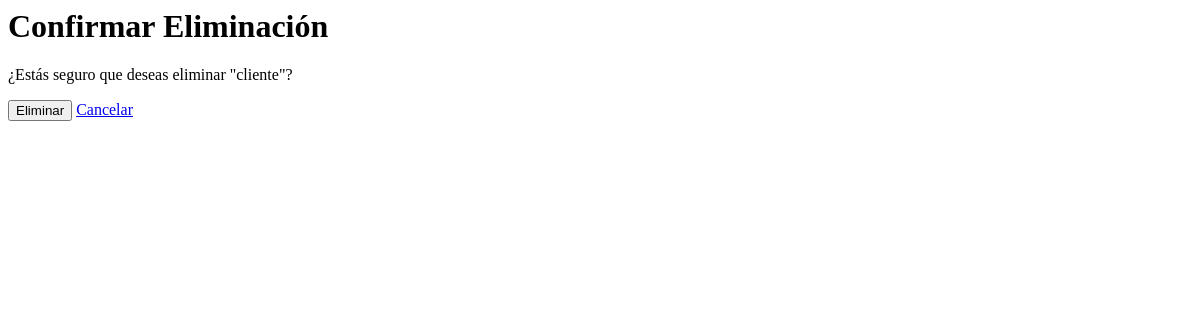
Before: /administrar/eliminar-usuario/3/ with the older database file.
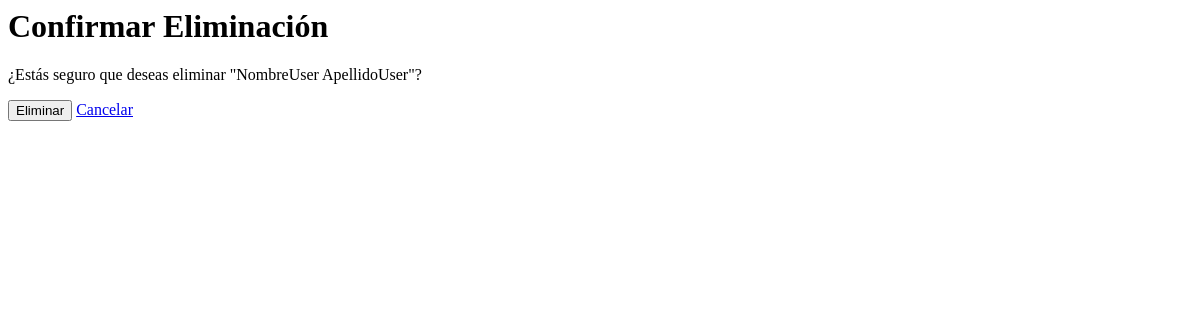
After: the same page with the newer database file.
### aplicacion/models.py (models this page shows, shortened)
class Usuario(models.Model):
    IdUsuario = models.AutoField(primary_key=True)
    tipo_usuario = models.ForeignKey(TipoUsuario, on_delete=models.CASCADE)
    nombre = models.CharField(max_length=255)
    email = models.EmailField(unique=True)
    password = models.CharField(max_length=255)

### aplicacion/views.py (the view)
# urls.py: path('eliminar-usuario/<int:pk>/', views.eliminar_usuario, name='eliminar_usuario'),
@csrf_exempt
def eliminar_usuario(request, pk):
    usuario = get_object_or_404(Usuario, IdUsuario=pk)
    if request.method == 'POST':
        usuario.delete()
        return redirect('../../administrar/mantenedorUsuarios/')
    return render(request, 'aplicacion/confirma_eliminarUsuario.html', {'usuario': usuario})

### aplicacion/templates/aplicacion/confirma_eliminarUsuario.html (shortened to what this page needs)
{% block content %}
<div class="container mt-5">
    <h1 class="text-center">Confirmar Eliminación</h1>
    <div class="card mt-4">
        <div class="card-body">
            <p>¿Estás seguro que deseas eliminar "{{ usuario.nombre }}"?</p>
            <form method="POST">
                <button type="submit" class="btn btn-danger">Eliminar</button>
                <a href="../../mantenedorUsuarios" class="btn btn-secondary">Cancelar</a>
            </form>
        </div>
    </div>
</div>
{% endblock %}

Changed rows visible on the page:
changed Usuario: nombre "cliente" → "NombreUser ApellidoUser"
